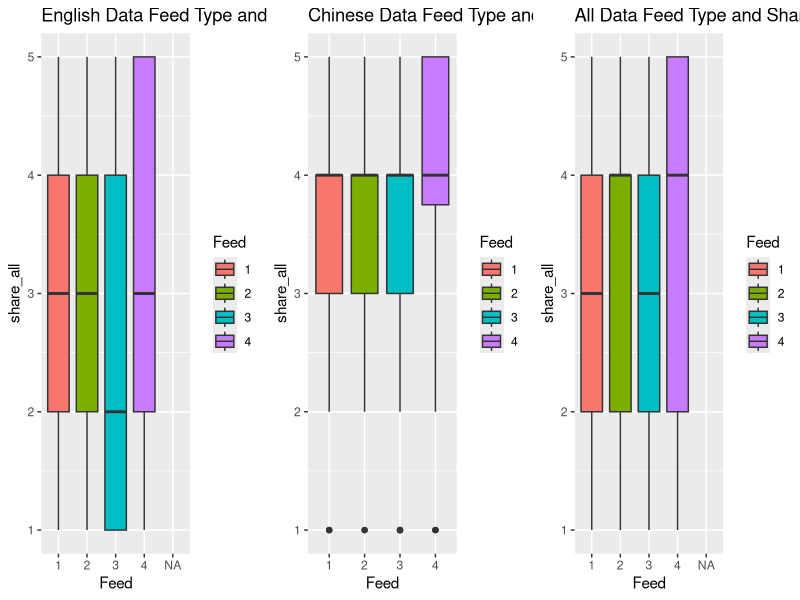
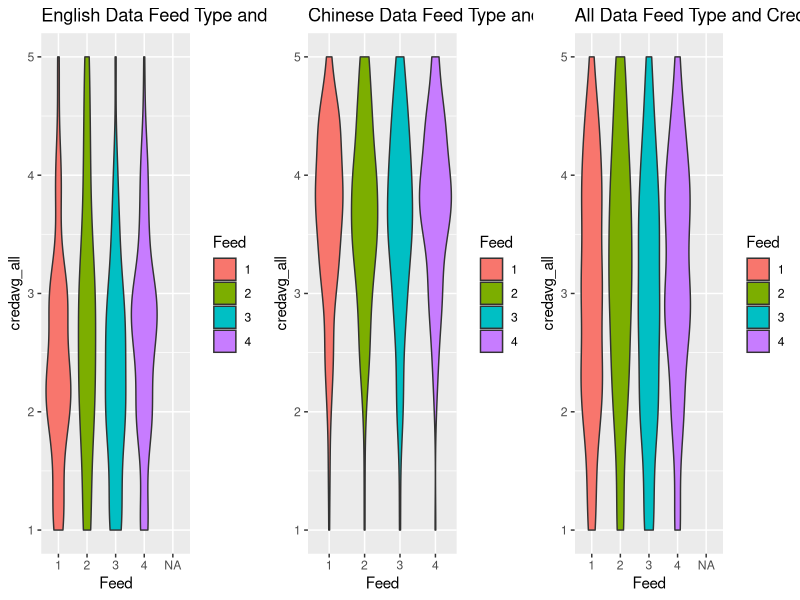
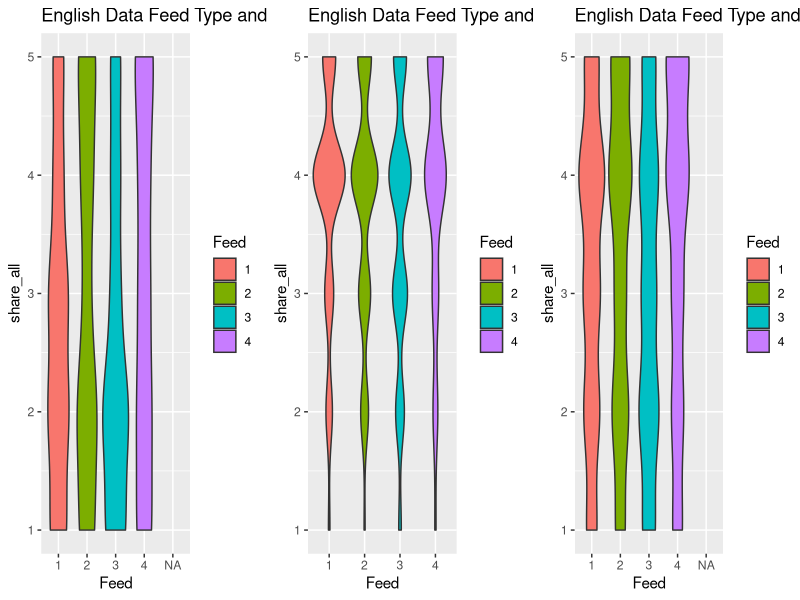
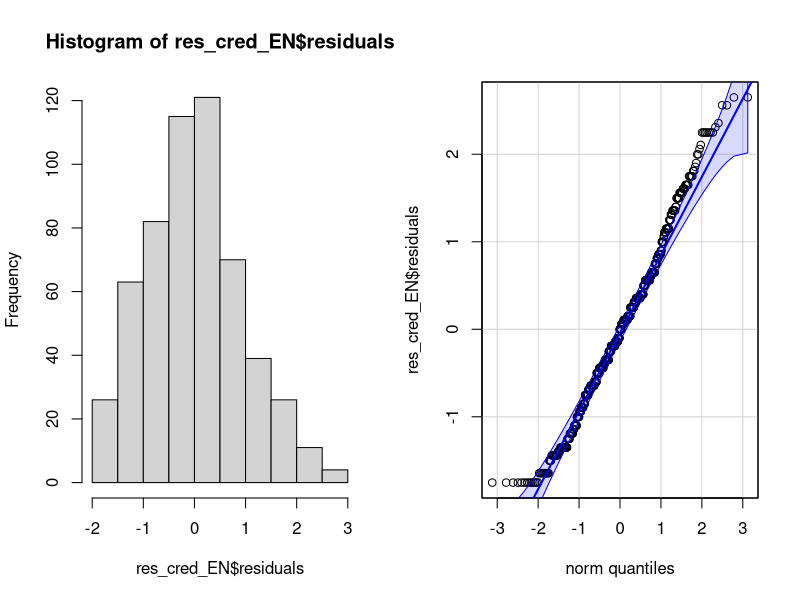
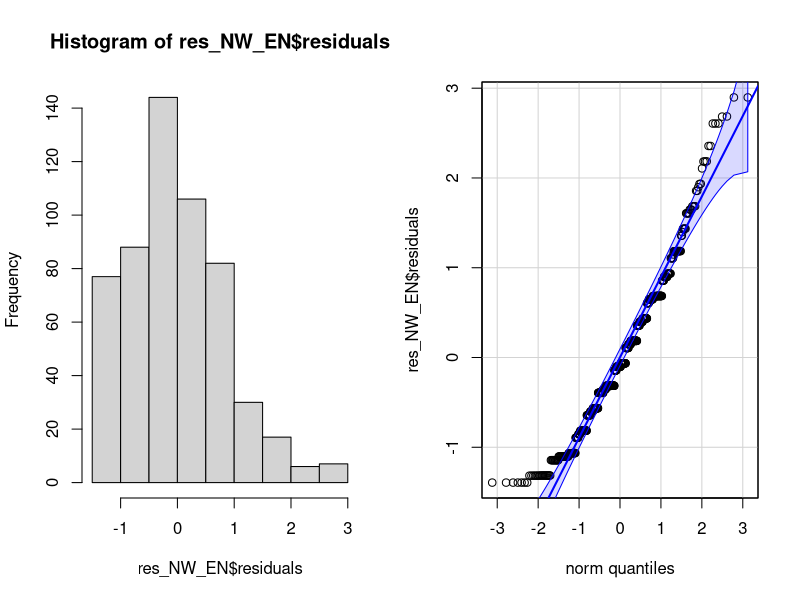
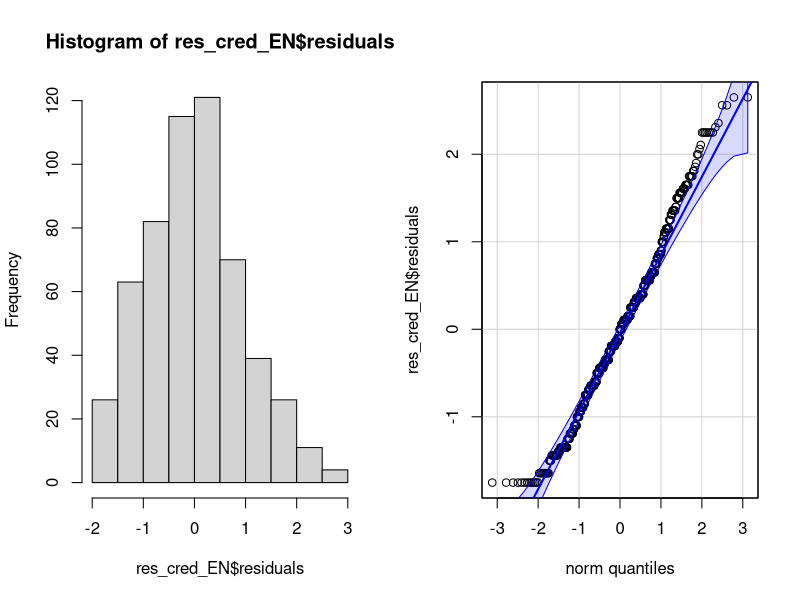
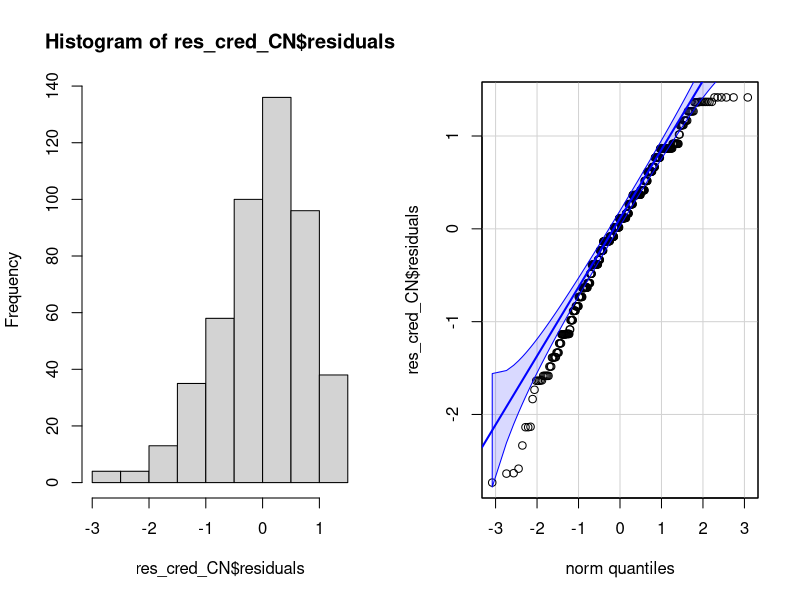
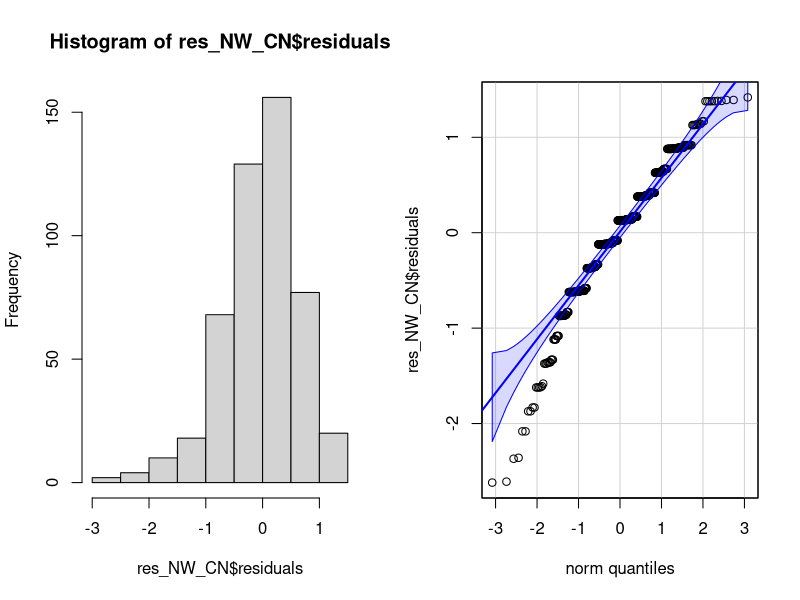

The R source for these figures, in order:
## ---- chunk 1
knitr::opts_chunk$set(echo = TRUE)
## ---- chunk 2
library(readr)
library(dplyr)
library(car)
library(ggplot2)
library(gridExtra)
## ---- chunk 3
CNdata_filtered_120123 <- read_csv("CNdata_filtered_120123.csv")
ENdata_filtered_110123 <- read_csv("ENdata_filtered_110123.csv")
## ---- chunk 4
###need to use cred and nw totals... 

#Chinese data, renaming/changing data types to factors
CNdata_filtered_120123$Feed <- CNdata_filtered_120123$feed_typefour
CNdata_filtered_120123$Feed <- as.factor(CNdata_filtered_120123$Feed)
CNdata_filtered_120123$valence <- as.factor(CNdata_filtered_120123$valence)

#Chinese data, selecting relevant variables
Data_CN <- CNdata_filtered_120123 |> 
  dplyr::select(Feed,valence,credavg_all,nwavg_all,share_all,NewsSharing_SM,NewsCred_SM,AI_acceptance,gender,age) |> 
  mutate(Group = 1)

#English data, adding/renaming relevant variables
ENdata_filtered_110123$NewsCred_SM <- unlist(ENdata_filtered_110123[,255])#rename to match CN data

#English data, selecting relevant variables
Data_EN <-ENdata_filtered_110123 |> 
  dplyr::mutate(valence = feed_valence) |>
  dplyr::mutate(Feed = feedtype_four) |> 
  dplyr::select(Feed,valence,credavg_all,nwavg_all,share_all,NewsSharing_SM,NewsCred_SM,AI_acceptance,gender,age) |> 
  mutate(Group = 0)

#English data, changing data types to factors
Data_EN$Feed <- as.factor(Data_EN$Feed)
Data_EN$valence <- as.factor(Data_EN$valence)

#one dataframe, Group (1 = Chinese 0 = American)
Data <- rbind(Data_CN,Data_EN)
Data$Group <- as.factor(Data$Group)

#fixing age and gender
Data$age <- 2024 - Data$age
Data$gender <- as.factor(Data$gender)

#can select additional variables for regression, these were just the ones that stuck out as easy to add

##AI acceptance only for EN data??
## ---- chunk 5

#Feed X Shareworthiness (ordinal, so boxplot)
boxS1 <- ggplot(Data_EN, aes(Feed,share_all,fill=Feed)) +
  geom_boxplot() + 
  ggtitle("English Data Feed Type and Shareworthiness Scores (Ordinal)")

boxS2 <- ggplot(Data_CN, aes(Feed,share_all,fill=Feed)) +
  geom_boxplot() + 
  ggtitle("Chinese Data Feed Type and Shareworthiness Scores (Ordinal)")

boxS3 <- ggplot(Data, aes(Feed, share_all,fill=Feed)) +
  geom_boxplot() +
  ggtitle("All Data Feed Type and Shareworthiness Scores (Ordinal)")

grid.arrange(boxS1,boxS2,boxS3,nrow=1)

#------------------------------------------------------------------------------

#Feed X Crediworthiness
ViolinC1 <- ggplot(Data_EN, aes(Feed,credavg_all,fill=Feed)) +
  geom_violin() +
  ggtitle("English Data Feed Type and Creditworthiness Scores")

ViolinC2 <- ggplot(Data_CN, aes(Feed,credavg_all,fill=Feed)) +
  geom_violin() +
  ggtitle("Chinese Data Feed Type and Creditworthiness Scores")

ViolinC3 <- ggplot(Data, aes(Feed,credavg_all,fill=Feed)) +
  geom_violin() +
  ggtitle("All Data Feed Type and Creditworthiness Scores")

grid.arrange(ViolinC1,ViolinC2,ViolinC3, nrow=1)

#------------------------------------------------------------------------------

#Feed X Shareworthiness
ViolinS1 <- ggplot(Data_EN, aes(Feed,share_all,fill=Feed)) +
  geom_violin() +
  ggtitle("English Data Feed Type and Shareworthiness Scores")

ViolinS2 <- ggplot(Data_CN, aes(Feed,share_all,fill=Feed)) + 
  geom_violin() +
  ggtitle("English Data Feed Type and Shareworthiness Scores")

ViolinS3 <- ggplot(Data, aes(Feed, share_all,fill=Feed)) +
  geom_violin() +
  ggtitle("English Data Feed Type and Shareworthiness Scores")

grid.arrange(ViolinS1,ViolinS2,ViolinS3, nrow=1)

## ---- chunk 6

# A) visuals for English Data normality checking

# Credibility
res_cred_EN <- aov(credavg_all~Feed,Data_EN)
par(mfrow=c(1,2))
hist(res_cred_EN$residuals)
qqPlot(res_cred_EN$residuals,id=FALSE)

# Newsworthiness
res_NW_EN <- aov(nwavg_all~Feed,Data_EN)
par(mfrow=c(1,2))
hist(res_NW_EN$residuals)
qqPlot(res_NW_EN$residuals,id=FALSE)

# Shareworthiness
res_SW_EN <- aov(credavg_all~Feed,Data_EN)
par(mfrow=c(1,2))
hist(res_cred_EN$residuals)
qqPlot(res_cred_EN$residuals,id=FALSE)


# A) visuals for Chinese Data normality checking

# Credibility
res_cred_CN <- aov(credavg_all~Feed,Data_CN)
par(mfrow=c(1,2))
hist(res_cred_CN$residuals)
qqPlot(res_cred_CN$residuals,id=FALSE)

# Newsworthiness
res_NW_CN <- aov(nwavg_all~Feed,Data_CN)
par(mfrow=c(1,2))
hist(res_NW_CN$residuals)
qqPlot(res_NW_CN$residuals,id=FALSE)

# Shareworthiness
res_SW_EN <- aov(credavg_all~Feed,Data_CN)
par(mfrow=c(1,2))
hist(res_cred_CN$residuals)
qqPlot(res_cred_CN$residuals,id=FALSE)


# A) visuals for Combined Data normality checking

# Credibility
res_cred_Data <- aov(credavg_all~Feed,Data)
par(mfrow=c(1,2))
hist(res_cred_Data$residuals)
qqPlot(res_cred_Data$residuals,id=FALSE)

# Newsworthiness
res_NW_Data <- aov(nwavg_all~Feed,Data)
par(mfrow=c(1,2))
hist(res_NW_EN$residuals)
qqPlot(res_NW_EN$residuals,id=FALSE)

# Shareworthiness
res_SW_Data <- aov(credavg_all~Feed,Data)
par(mfrow=c(1,2))
hist(res_cred_Data$residuals)
qqPlot(res_cred_Data$residuals,id=FALSE)


## ---- chunk 7
### T-tests
# 1 = Memes 2 = News-only
Hyp1TestData <- Data |> 
  filter(Feed == 1 | Feed == 2)

C_T_Test <- t.test(credavg_all ~ Feed , data = Hyp1TestData)

NW_T_Test <- t.test(nwavg_all ~ Feed, data = Hyp1TestData)

SW_T_Test <- t.test(share_all ~ Feed, data = Hyp1TestData)

C_T_Test

NW_T_Test

SW_T_Test

### Regression

#Regression for Credibility
LR_Credibility_All <- lm(credavg_all ~ Feed + valence + Group,Data)

summary(LR_Credibility_All)

#Regression for Share-worthiness
LR_Shareworthiness_All <- lm(share_all ~ Feed + valence + Group,Data)

summary(LR_Shareworthiness_All)

#Regression for Newsworthiness

LR_Newsworthiness_All <- lm(nwavg_all ~ Feed + valence + Group,Data)

summary(LR_Newsworthiness_All)

broom::tidy(LR_Credibility_All)

broom::tidy(LR_Newsworthiness_All)

broom::tidy(LR_Shareworthiness_All)

## ---- chunk 8
#Anova first, followed by separate t-tests w Bonferroni (necessary)?



## ---- chunk 9
# Chinese Cred Anova
ANOVA_Cred_CN <- aov(credavg_all ~ Feed,data=Data_CN)
summary(ANOVA_Cred_CN)

# English Cred Anova
ANOVA_Cred_EN <- aov(credavg_all ~ Feed,data=Data_EN)
summary(ANOVA_Cred_EN)

#---------------------------------------------------------
# Chinese Newsworthiness Anova
ANOVA_NW_CN <- aov(nwavg_all ~ Feed,data=Data_CN)
summary(ANOVA_NW_CN)

# English Newsworthiness Anova
ANOVA_NW_EN <- aov(nwavg_all ~ Feed,data=Data_EN)
summary(ANOVA_NW_EN)

#---------------------------------------------------------
# Chinese Share Anova
ANOVA_Share_CN <- aov(share_all ~ Feed,data=Data_CN)
summary(ANOVA_Share_CN)

# English Share Anova
ANOVA_Share_EN <- aov(share_all ~ Feed,data=Data_EN)
summary(ANOVA_Share_EN)
## ---- chunk 10

## ---- chunk 11
###Use Levene's
library(car)

##newsworthiness... p > .05 for all three partitions of the data, so no concerns about heterogeneity of variance for newsworthiness across the 4 different feed types
leveneTest(nwavg_all~Feed,data=Data_EN)
leveneTest(nwavg_all~Feed,data=Data_CN)
leveneTest(nwavg_all~Feed,data=Data)

###shareworthiness...

## ---- chunk 12
